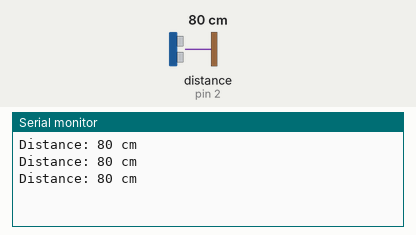
Bench run of a sketch on a simulated Arduino Uno, built with avr-gcc and run on an emulated ATmega328P. Parts: the last lines printed to the serial monitor. The test bench sets the inputs (shaded band); at power-on: distance to the obstacle (sensor on pin 2) 80 cm. The echo pulse lasts 58.3 µs per cm.

Above: at 1.3 s.
1.4 s: distance to the obstacle (sensor on pin 2) set to 2 cm
At 1.9 s:
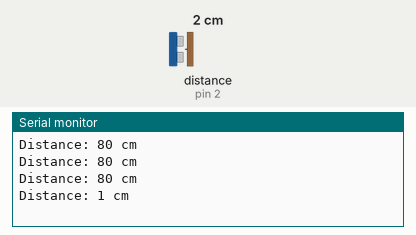
2.9 s: distance to the obstacle (sensor on pin 2) set to 4 cm
At 3.4 s:
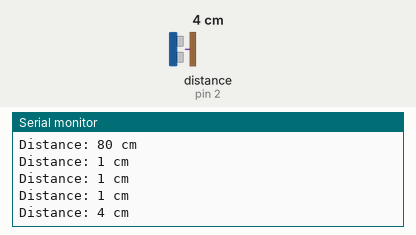
Timing chart, 0 to 5.9 s (numbered marks = the images above; inputs shaded):
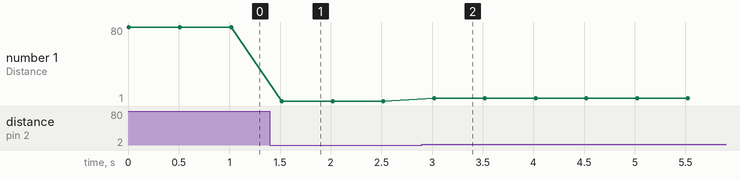

The sketch:

hc-sr04.ino
```cpp
#define TRIG_PIN 1  // Pin connected to the Trig pin of the HC-SR04
#define ECHO_PIN 2  // Pin connected to the Echo pin of the HC-SR04

long duration;
int distance;

void setup() {
  // Start the serial communication
  Serial.begin(115200);

  // Set the TRIG_PIN as output and ECHO_PIN as input
  pinMode(TRIG_PIN, OUTPUT);
  pinMode(ECHO_PIN, INPUT);

  // Initialize the pins
  digitalWrite(TRIG_PIN, LOW);  // Ensure the trigger pin is LOW initially
}

void loop() {
  // Send a pulse to the trigger pin
  digitalWrite(TRIG_PIN, HIGH);   // Send a pulse to trigger
  delayMicroseconds(10);          // Keep the pulse for 10ms
  digitalWrite(TRIG_PIN, LOW);    // Stop the pulse

  // Measure the pulse duration from the Echo pin
  duration = pulseIn(ECHO_PIN, HIGH);  // Measure how long the Echo pin stays HIGH

  // Calculate the distance in centimeters (speed of sound = 34300 cm/s)
  distance = duration * 0.0344 / 2;  // Divide by 2 to account for the round trip

  // Output the distance to the Serial Monitor
  Serial.print("Distance: ");
  Serial.print(distance);
  Serial.println(" cm");

  delay(500);  // Delay before taking another reading
}
```

Measured:
- after the input at 1.4 s, the serial monitor: prints a new line after 0.12 s (image 1)
- after the input at 2.9 s, the serial monitor: prints a new line after 0.12 s (image 2)
- plotted number 1: 80 → 1 after the input at 1.4 s, 1 → 4 after the input at 2.9 s
